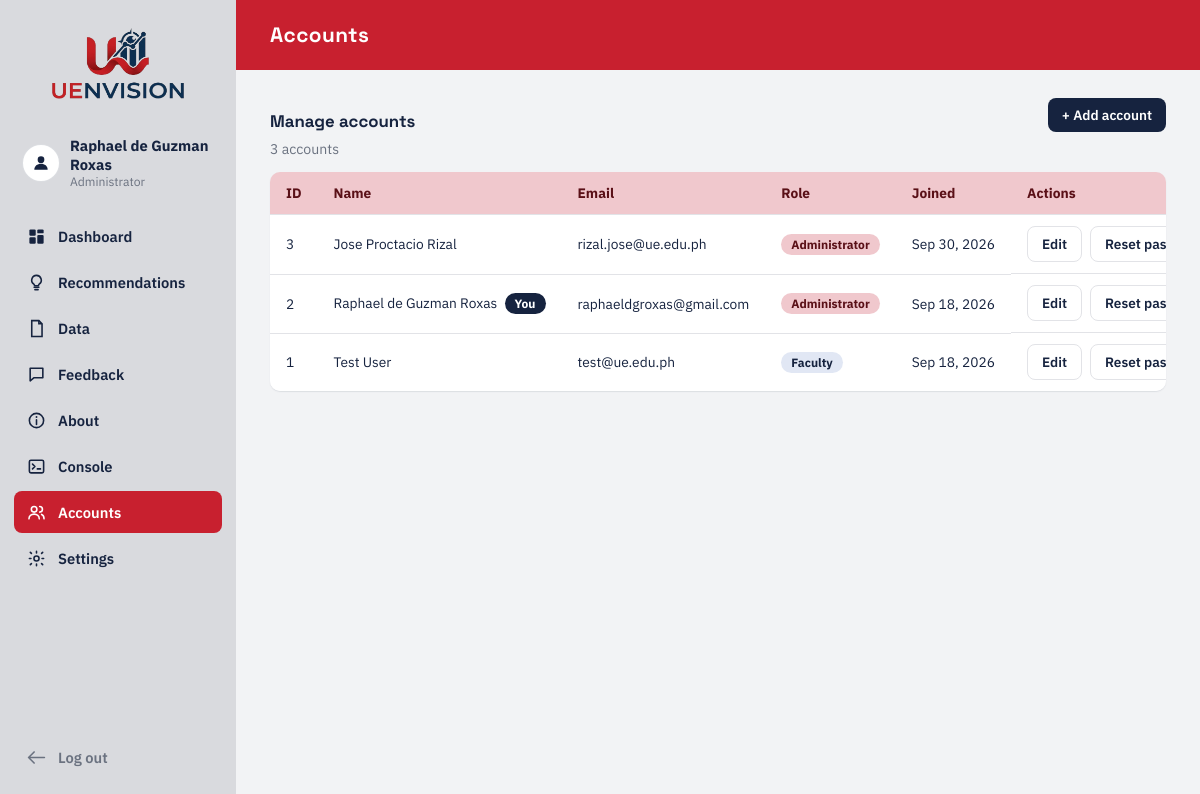
Before: /accounts/ (signed in) with the older database file.
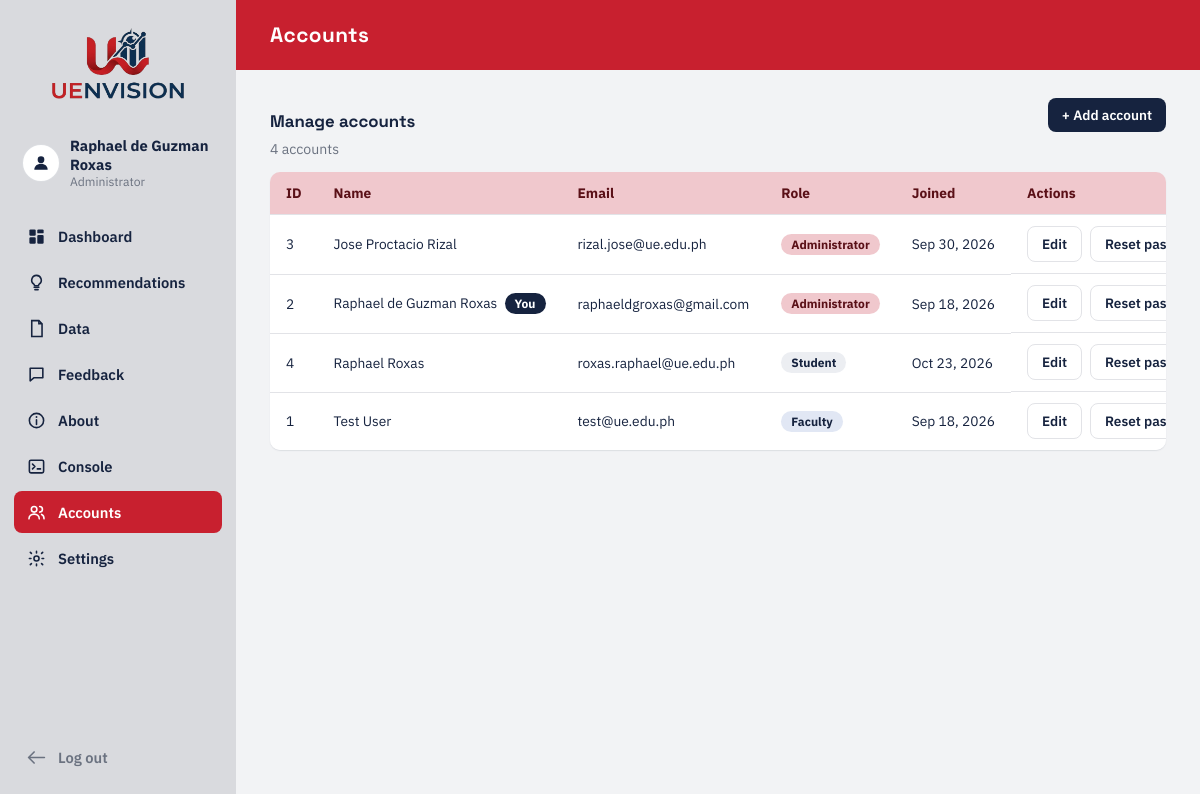
After: the same page with the newer database file.
### myapp/models.py (models this page shows, shortened)
class CustomUser(AbstractBaseUser, PermissionsMixin):
    class Role(models.TextChoices):
        ADMINISTRATOR = "administrator", "Administrator"
        FACULTY = "faculty", "Faculty"
        STUDENT = "student", "Student"
        ALUMNI = "alumni", "Alumni"
    email = models.EmailField(unique=True)
    role = models.CharField(max_length=20, choices=Role.choices, default=Role.FACULTY)
    last_name = models.CharField(max_length=100)
    first_name = models.CharField(max_length=100)
    middle_name = models.CharField(max_length=100, blank=True)  # optional, per signup.html
    target_role = models.CharField(max_length=60, blank=True)
    is_active = models.BooleanField(default=True)
    is_staff = models.BooleanField(default=False)
    date_joined = models.DateTimeField(auto_now_add=True)
    objects = CustomUserManager()
    USERNAME_FIELD = "email"
    REQUIRED_FIELDS = ["first_name", "last_name"]  # asked for when using createsuperuser
    @property
    def is_administrator(self):
        return self.role == self.Role.ADMINISTRATOR
    @property
    def is_learner(self):
        return self.role in (self.Role.STUDENT, self.Role.ALUMNI)
    def get_full_name(self):
        parts = [self.first_name, self.middle_name, self.last_name]
        return " ".join(p for p in parts if p)

### myapp/views.py (the view)
# urls.py: path("accounts/", views.accounts_view, name="accounts"),
@administrator_required
def accounts_view(request):
    accounts = CustomUser.objects.order_by("last_name", "first_name")
    return render(request, "accounts.html", {
        "active_page": "accounts",
        "accounts": accounts,
        "roles": CustomUser.Role.choices,
        "min_password_length": MIN_PASSWORD_LENGTH,
        "default_password": DEFAULT_PASSWORD,
    })

### myapp/views.py (called while the page is built)
def administrator_required(view):
    @wraps(view)
    @login_required
    def wrapper(request, *args, **kwargs):
        if not request.user.is_administrator:
            raise PermissionDenied
        return view(request, *args, **kwargs)
    return wrapper

### myapp/templates/accounts.html (shortened to what this page needs)
{% extends "app_base.html" %}
{% load static %}
{% block page_content %}
<section class="page is-active" id="page-accounts">
  <header class="page-header"><h1>Accounts</h1></header>
  <div class="page-body">
    <div class="data-toolbar">
      <h2 class="section-title" style="margin:0">Manage accounts</h2>
      <button type="button" class="btn btn-navy btn-sm" id="add-account-btn">+ Add account</button>
    </div>
    <p class="muted table-count">{{ accounts|length }} account{{ accounts|length|pluralize }}</p>
    <div class="table-wrap">
      <table id="accounts-table">
        <thead><tr><th>ID</th><th>Name</th><th>Email</th><th>Role</th><th>Joined</th><th>Actions</th></tr></thead>
        <tbody>
        {% for a in accounts %}
          <tr
            data-last="{{ a.last_name }}" data-first="{{ a.first_name }}" data-middle="{{ a.middle_name }}"
            data-email="{{ a.email }}" data-name="{{ a.get_full_name }}"
            data-edit-url="{% url 'account_edit' a.pk %}"
            data-reset-url="{% url 'account_reset_password' a.pk %}"
            data-delete-url="{% url 'account_delete' a.pk %}">
            <td>{{ a.pk }}</td>
            <td>{{ a.get_full_name }}{% if a.pk == user.pk %} <span class="pill pill--you">You</span>{% endif %}</td>
            <td>{{ a.email }}</td>
            <td><span class="pill pill--{{ a.role }}">{{ a.get_role_display }}</span></td>
            <td>{{ a.date_joined|date:"M j, Y" }}</td>
            <td class="row-actions">
              <button type="button" class="btn btn-ghost btn-sm" data-action="edit">Edit</button>
              <button type="button" class="btn btn-ghost btn-sm" data-action="reset">Reset password</button>
            </td>
          </tr>
        {% endfor %}
        </tbody>
      </table>
    </div>
  </div>
</section>
{% endblock %}

### myapp/templates/app_base.html (shortened to what this page needs)
{% extends "base.html" %}
{% load static %}
{% block content %}
<section id="app" class="is-active">
  <div class="app-shell">
    <aside class="sidebar" id="sidebar">
      <div class="sidebar-top">
        <button type="button" class="logo-toggle" id="collapse-btn" aria-label="Collapse or expand sidebar" title="Collapse / expand sidebar">
          {% include "_logo.html" with logo_class="sidebar-logo sidebar-logo--full" %}
        </button>
      </div>
      <a class="profile" id="profile-btn" href="{% url 'settings' %}">
        <span class="avatar" aria-hidden="true">
          <svg viewBox="0 0 24 24"><circle cx="12" cy="8" r="4" fill="currentColor"/><path d="M4 20c0-4.4 3.6-7 8-7s8 2.6 8 7" fill="currentColor"/></svg>
        </span>
        <span class="profile-text">
          <span class="profile-name">{{ user.get_full_name }}</span>
          <span class="profile-role">{{ user.get_role_display }}</span>
        </span>
      </a>
      <nav class="nav" aria-label="Main">
        {% if user.is_learner %}
        <a class="nav-item {% if active_page == 'student_dashboard' %}is-active{% endif %}" href="{% url 'student_dashboard' %}">
          <span class="nav-icon" aria-hidden="true">
            <svg viewBox="0 0 24 24"><rect x="3" y="3" width="8" height="8" rx="1.5" fill="currentColor"/><rect x="13" y="3" width="8" height="5" rx="1.5" fill="currentColor"/><rect x="13" y="10" width="8" height="11" rx="1.5" fill="currentColor"/><rect x="3" y="13" width="8" height="8" rx="1.5" fill="currentColor"/></svg>
          </span>
          <span>My skill gap</span>
        </a>
        <a class="nav-item {% if active_page == 'my_skills' %}is-active{% endif %}" href="{% url 'my_skills' %}">
          <span class="nav-icon" aria-hidden="true">
            <svg viewBox="0 0 24 24"><path d="M4 5.5A1.5 1.5 0 0 1 5.5 4H11v16H5.5A1.5 1.5 0 0 1 4 18.5z M13 4h5.5A1.5 1.5 0 0 1 20 5.5v13a1.5 1.5 0 0 1-1.5 1.5H13z" fill="none" stroke="currentColor" stroke-width="2" stroke-linejoin="round"/></svg>
          </span>
          <span>My subjects &amp; skills</span>
        </a>
        {% else %}
        <a class="nav-item {% if active_page == 'dashboard' %}is-active{% endif %}" href="{% url 'dashboard' %}">
          <span class="nav-icon" aria-hidden="true">
            <svg viewBox="0 0 24 24"><rect x="3" y="3" width="8" height="8" rx="1.5" fill="currentColor"/><rect x="13" y="3" width="8" height="5" rx="1.5" fill="currentColor"/><rect x="13" y="10" width="8" height="11" rx="1.5" fill="currentColor"/><rect x="3" y="13" width="8" height="8" rx="1.5" fill="currentColor"/></svg>
          </span>
          <span>Dashboard</span>
        </a>
        <a class="nav-item {% if active_page == 'recommendations' %}is-active{% endif %}" href="{% url 'recommendations' %}">
          <span class="nav-icon" aria-hidden="true">
            <svg viewBox="0 0 24 24"><path d="M9 18h6M10 21h4" stroke="currentColor" stroke-width="2" stroke-linecap="round"/><path d="M12 3a6 6 0 0 0-3.5 10.9c.6.5 1 1.2 1 2V16h5v-.1c0-.8.4-1.5 1-2A6 6 0 0 0 12 3z" fill="none" stroke="currentColor" stroke-width="2" stroke-linejoin="round"/></svg>
          </span>
          <span>Recommendations</span>
        </a>
        <a class="nav-item {% if active_page == 'data' %}is-active{% endif %}" href="{% url 'data' %}">
          <span class="nav-icon" aria-hidden="true">
            <svg viewBox="0 0 24 24"><path d="M6 2h9l4 4v16H6z" fill="none" stroke="currentColor" stroke-width="2"/><path d="M15 2v4h4" fill="none" stroke="currentColor" stroke-width="2"/></svg>
          </span>
          <span>Data</span>
        </a>
        {% endif %}
        <a class="nav-item {% if active_page == 'feedback' %}is-active{% endif %}" href="{% url 'feedback' %}">
          <span class="nav-icon" aria-hidden="true">
            <svg viewBox="0 0 24 24"><path d="M4 4h16v12H9l-5 4z" fill="none" stroke="currentColor" stroke-width="2" stroke-linejoin="round"/></svg>
          </span>
          <span>Feedback</span>
        </a>
        <a class="nav-item {% if active_page == 'about' %}is-active{% endif %}" href="{% url 'about' %}">
          <span class="nav-icon" aria-hidden="true">
            <svg viewBox="0 0 24 24"><circle cx="12" cy="12" r="9" fill="none" stroke="currentColor" stroke-width="2"/><line x1="12" y1="11" x2="12" y2="17" stroke="currentColor" stroke-width="2" stroke-linecap="round"/><circle cx="12" cy="7.5" r="1.2" fill="currentColor"/></svg>
          </span>
          <span>About</span>
        </a>
        {% if user.is_administrator %}
        <a class="nav-item {% if active_page == 'console' %}is-active{% endif %}" href="{% url 'console' %}">
          <span class="nav-icon" aria-hidden="true">
            <svg viewBox="0 0 24 24"><rect x="3" y="4" width="18" height="16" rx="2" fill="none" stroke="currentColor" stroke-width="2"/><path d="M7 9l3 3-3 3M13 15h4" fill="none" stroke="currentColor" stroke-width="2" stroke-linecap="round" stroke-linejoin="round"/></svg>
          </span>
          <span>Console</span>
        </a>
        {% endif %}
        {% if user.is_administrator %}
        <a class="nav-item {% if active_page == 'accounts' %}is-active{% endif %}" href="{% url 'accounts' %}">
          <span class="nav-icon" aria-hidden="true">
          </span>
          <span>Accounts</span>
        </a>
        {% endif %}
        <a class="nav-item {% if active_page == 'settings' %}is-active{% endif %}" href="{% url 'settings' %}">
          <span class="nav-icon" aria-hidden="true">
            <svg viewBox="0 0 24 24"><circle cx="12" cy="12" r="3.2" fill="none" stroke="currentColor" stroke-width="2"/><path d="M12 3v2M12 19v2M4.2 4.2l1.4 1.4M18.4 18.4l1.4 1.4M3 12h2M19 12h2M4.2 19.8l1.4-1.4M18.4 5.6l1.4-1.4" stroke="currentColor" stroke-width="2" stroke-linecap="round"/></svg>
          </span>
          <span>Settings</span>
        </a>
      </nav>
      <a class="nav-item nav-item--collapse" id="logout-btn" href="{% url 'logout' %}">
        <span class="nav-icon" aria-hidden="true">
          <svg viewBox="0 0 24 24"><path d="M9 5l-7 7 7 7M2 12h20" fill="none" stroke="currentColor" stroke-width="2" stroke-linecap="round" stroke-linejoin="round"/></svg>
        </span>
        <span>Log out</span>
      </a>
    </aside>
    <main class="content">
      {% block page_content %}{% endblock %}
    </main>
  </div>
</section>
{% endblock %}

### myapp/templates/base.html (shortened to what this page needs)
{% load static %}
<!DOCTYPE html>
<html lang="en">
<head>
<link rel="stylesheet" href="{% static 'myapp/styles.css' %}?v={% now 'U' %}">
</head>
<body
  data-login-url="{% url 'login' %}"
  data-signup-url="{% url 'signup' %}"
  data-forgot-url="{% url 'forgot_password' %}"
  data-reset-url="{% url 'reset_password' %}"
  data-dashboard-url="{% url 'dashboard' %}"
  data-data-url="{% url 'data' %}"
  data-feedback-url="{% url 'feedback' %}"
  data-about-url="{% url 'about' %}"
  data-settings-url="{% url 'settings' %}"
>
{% block content %}{% endblock %}
</body>
</html>

### myapp/templates/_logo.html
{% load static %}
<img class="{{ logo_class|default:"auth-logo" }}" src="{% static 'myapp/img/uenvision-logo.png' %}" alt="UEnvision">

Changed rows visible on the page:
added CustomUser: pk "4", get_full_name "Raphael Roxas", email "roxas.raphael@ue.edu.ph", role "Student", date_joined "Oct 23, 2026"
Other visible differences:
{{ accounts|length }}: "3" → "4"
